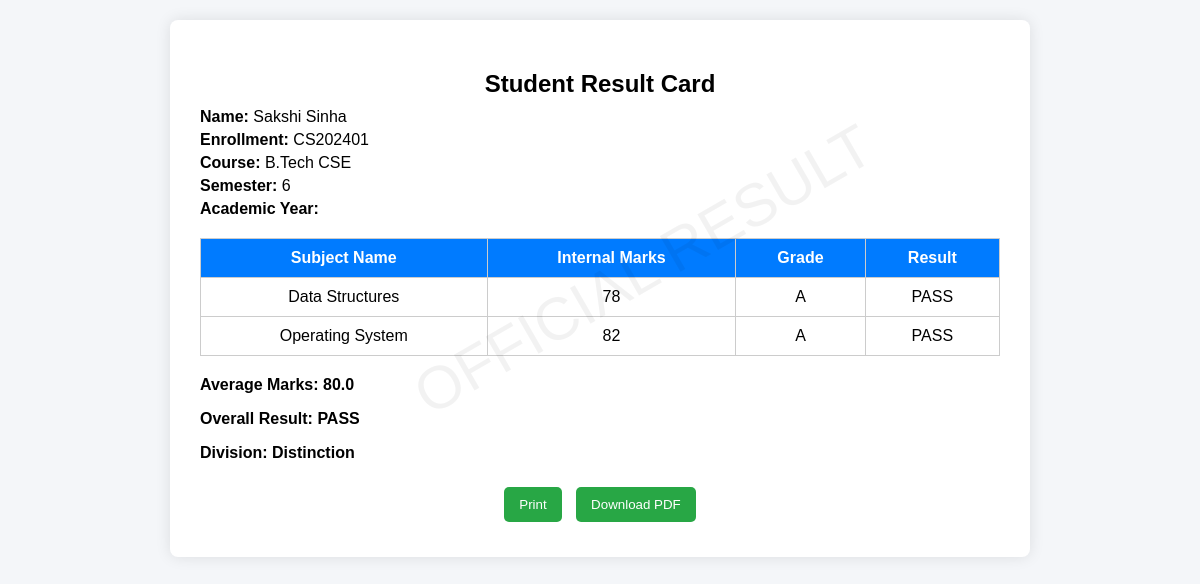
Page /student/results (signed in) on the committed database.
### tables this page shows
CREATE TABLE students (
    id INTEGER PRIMARY KEY AUTOINCREMENT,
    name TEXT,
    enrollment TEXT UNIQUE,
    password TEXT,
    course TEXT,
    semester TEXT,
    year TEXT
, branch TEXT);

CREATE TABLE subjects (
    id INTEGER PRIMARY KEY AUTOINCREMENT,
    student_id INTEGER,
    subject_name TEXT,
    teacher_name TEXT,
    attendance INTEGER,
    internal_marks INTEGER,
    syllabus_file TEXT,
    course TEXT,
    semester TEXT,
    FOREIGN KEY(student_id) REFERENCES students(id)
);

### app.py (the view)
@app.route("/student/results")
def student_results():
    if "student_id" not in session:
        return redirect(url_for("login"))
    conn = get_db_connection()
    student = conn.execute(
        "SELECT * FROM students WHERE id=?",
        (session["student_id"],)
    ).fetchone()
    subjects = conn.execute(
        "SELECT * FROM subjects WHERE student_id=?",
        (session["student_id"],)
    ).fetchall()
    conn.close()
    total_marks = 0
    total_subjects = len(subjects)
    subjects_with_results = []
    for sub in subjects:
        marks = sub["internal_marks"]
        if marks >= 90:
            grade = "A+"
        elif marks >= 75:
            grade = "A"
        elif marks >= 60:
            grade = "B"
        elif marks >= 50:
            grade = "C"
        else:
            grade = "F"
        result = "PASS" if marks >= 50 else "FAIL"
        total_marks += marks
        subjects_with_results.append({
            "name": sub["subject_name"],
            "marks": marks,
            "grade": grade,
            "result": result
        })
    average = round(total_marks / total_subjects, 2) if total_subjects > 0 else 0
    overall_result = "PASS" if all(s["result"] == "PASS" for s in subjects_with_results) else "FAIL"
    if average >= 75:
        division = "Distinction"
    elif average >= 60:
        division = "First Class"
    elif average >= 50:
        division = "Second Class"
    else:
        division = "Fail"
    return render_template(
        "results.html",
        student=student,
        subjects=subjects_with_results,
        average=average,
        overall_result=overall_result,
        division=division
    )

### app.py (called while the page is built)
def get_db_connection():
    conn = sqlite3.connect("database.db")
    conn.row_factory = sqlite3.Row
    return conn

### templates/results.html (shortened to what this page needs)
<!DOCTYPE html>
<html>
<head>
</head>
<body>
<div class="result-container">
    <div class="watermark">OFFICIAL RESULT</div>
    <h2>Student Result Card</h2>
    <div class="student-info">
        <p><strong>Name:</strong> {{ student.name }}</p>
        <p><strong>Enrollment:</strong> {{ student.enrollment }}</p>
        <p><strong>Course:</strong> {{ student.course }}</p>
        <p><strong>Semester:</strong> {{ student.semester }}</p>
        <p><strong>Academic Year:</strong> {{ student.academic_year }}</p>
    </div>
    <table>
        <tr>
            <th>Subject Name</th>
            <th>Internal Marks</th>
            <th>Grade</th>
            <th>Result</th>
        </tr>
        {% for sub in subjects %}
        <tr>
            <td>{{ sub.name }}</td>
            <td>{{ sub.marks }}</td>
            <td>{{ sub.grade }}</td>
            <td>{{ sub.result }}</td>
        </tr>
        {% endfor %}
    </table>
    <div class="summary">
        <p>Average Marks: {{ average }}</p>
        <p>Overall Result: {{ overall_result }}</p>
        <p>Division: {{ division }}</p>
    </div>
    <div class="buttons">
        <button onclick="window.print()">Print</button>
        <button onclick="downloadPDF()">Download PDF</button>
    </div>
</div>
</body>
</html>

### templates/results.html (style rules this page uses)
body { font-family: Arial, sans-serif; background-color: #f4f6f9; margin: 0; padding: 20px; }
.result-container { width: 800px; margin: auto; background: white; padding: 30px; border-radius: 8px; box-shadow: 0 0 15px rgba(0,0,0,0.1); position: relative; }
h2 { text-align: center; margin-bottom: 10px; }
.student-info p { margin: 5px 0; }
table { width: 100%; border-collapse: collapse; margin-top: 20px; }
table th, table td { border: 1px solid #ccc; padding: 10px; text-align: center; }
table th { background-color: #007bff; color: white; }
.summary { margin-top: 20px; font-weight: bold; }
.buttons { text-align: center; margin-top: 20px; }
.buttons button { padding: 10px 15px; margin: 5px; border: none; background-color: #28a745; color: white; cursor: pointer; border-radius: 5px; }
.watermark { position: absolute; top: 40%; left: 25%; font-size: 60px; color: rgba(0,0,0,0.05); transform: rotate(-30deg); pointer-events: none; }

### rows in the picture
students: name "Sakshi Sinha", enrollment "CS202401", course "B.Tech CSE", semester "6"
subjects: name "Data Structures", marks "78", grade "A", result "PASS"
subjects: name "Operating System", marks "82", grade "A", result "PASS"

### other values in the picture
{{ average }} "80.0"
{{ overall_result }} "PASS"
{{ division }} "Distinction"
